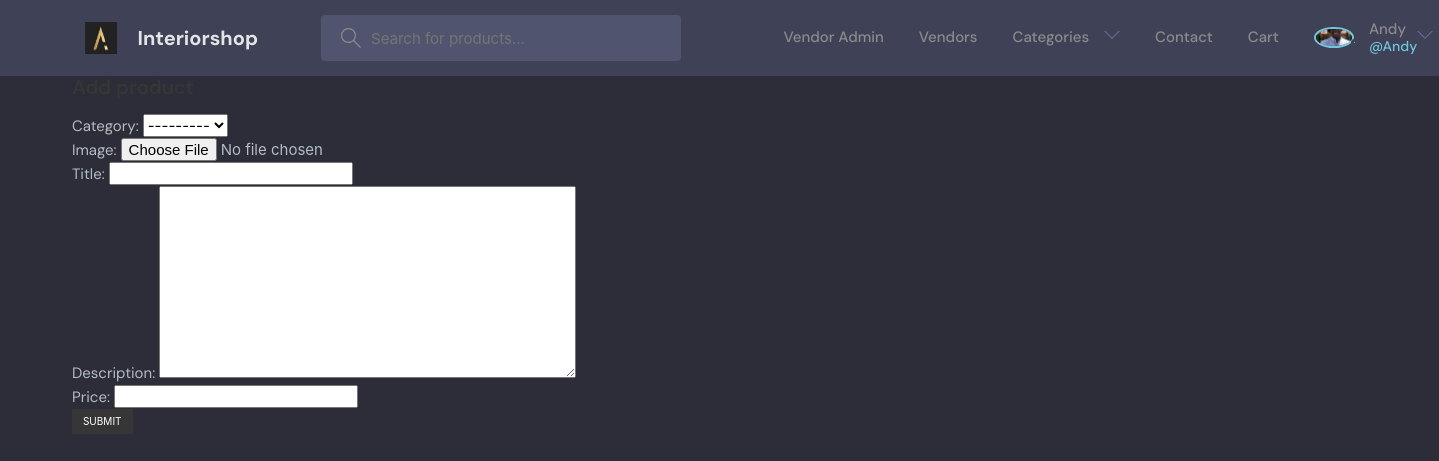
/add-product/ (signed in), run on the app's committed database.
### projectApp/models.py (models this page shows, shortened)
class User(AbstractUser):
    name = models.CharField(max_length=200, null=True)
    email = models.EmailField(unique=True, null=True)
    bio = models.TextField(null=True)
    avatar = models.ImageField(null=True, default="avatar.svg")
    USERNAME_FIELD = 'email'
    REQUIRED_FIELDS = []

class Category(models.Model):
    title = models.CharField(max_length=255)
    slug = models.SlugField(max_length=255)
    ordering = models.IntegerField(default=0)
    class Meta:
        ordering = ['ordering']
    def __str__(self):
        return self.title

### projectApp/views.py (the view)
# urls.py: path('add-product/', add_product, name='add_product'),
@login_required(login_url='login')
def add_product(request):
    if request.method == 'POST':
        form = ProductForm(request.POST, request.FILES)
        if form.is_valid():
            product = form.save(commit=False)
            product.vendor = request.user  # .vendor
            product.slug = slugify(product.title)
            product.save()
            return redirect('vendor_admin')
    else:
        form = ProductForm()
    context = {'form': form}
    return render(request, 'projectApp/add_product.html', context)

### projectApp/forms.py
class ProductForm(ModelForm):
    class Meta:
        model = Product
        fields = ['category', 'image', 'title', 'description', 'price']

### projectApp/cart.py (called while the page is built)
    def __len__(self):
        return sum(item['quantity'] for item in self.cart.values())

### projectApp/context_processors.py (called while the page is built)
def menu_categories(request):
    categories = Category.objects.all()
    return {'menu_categories':categories}

def cart(request):
    return {'cart': Cart(request)}

### projectApp/templates/projectApp/add_product.html (shortened to what this page needs)
{% extends 'emains.html' %}
{% block content %}
<div class="container">
<h1 class = "title">Add product</h1>
<form method = "post" action = "." enctype="multipart/form-data">
    {{ form.as_p }}
    <div class = "field">
        <div class = "control">
            <button class = "button is-dark is-uppercase">Submit</button>
        </div>
    </div>
</form>
</div>
{% endblock content %}

### templates/enavbar.html (shortened to what this page needs)
{% load static %}
<header class="header header--loggedIn">
    <div class="container">
      <a href="{% url 'home' %}" class="header__logo">
        <img src="{% static 'images/favicon.png' %}" />
        <h1>Interiorshop</h1>
      </a>
      <form class="header__search" method = "get" action = "{% url 'search' %}">
        <label>
          <input name = "q" placeholder="Search for products..." />
        </label>
      </form>
        <nav class="header__menu">
        {% if request.user.is_authenticated %}
        <div class="header__user">
            <a href = "{% url 'vendor_admin' %}" class = "navbar-item">Vendor Admin</a>
        <a href="{% url 'vendors' %}" class = "navbar-item">Vendors</a>
        <a class = "navbar-item">Categories<button class="dropdown-button">
            <svg version="1.1" xmlns="http://www.w3.org/2000/svg" width="32" height="32" viewBox="0 0 32 32">
              <title>chevron-down</title>
              <path d="M16 21l-13-13h-3l16 16 16-16h-3l-13 13z"></path>
            </svg>
          </button>
        </a>
        <a href = "{% url 'contact' %}" class = "navbar-item">Contact</a>
        <a href = "{% url 'cart' %}" class = "navbar-item">Cart{% if cart %} ({{cart|length}}){% endif %}</a>
        <div class = "navbar-item">
          <a href="{% url 'update-user' %}" >
            <div class="avatar avatar--medium active">
              <img src="{{request.user.avatar.url}}" />
            </div>
            <p>{{request.user.username}} <span>@{{request.user.username}}</span></p>
          </a>
          <button class="dropdown-button">
            <svg version="1.1" xmlns="http://www.w3.org/2000/svg" width="32" height="32" viewBox="0 0 32 32">
              <title>chevron-down</title>
              <path d="M16 21l-13-13h-3l16 16 16-16h-3l-13 13z"></path>
            </svg>
          </button>
        </div>
        </div>
            {% else %}
        <a href="{% url 'login' %}">
          <img src="{% static 'images/avatar.svg' %}" />
          <p>Login</p>
        </a>
        {%  endif %}
    </div>
  </header>

### static/styles/base.css (style rules this page uses)
.input, .button { border-radius:0; }

### static/styles/emains.css (style rules this page uses)
:root { --color-main: #71c6dd; --color-main-light: #e1f6fb; --color-dark: #3f4156; --color-dark-medium: #51546e; --color-dark-light: #696d97; --color-light: #e5e5e5; --color-gray: #8b8b8b; --color-light-gray: #b2bdbd; --color-bg: #2d2d39; --color-success: #5dd693; --color-error: #fc4b0b; }
* { font-family: "DM Sans", -apple-system, BlinkMacSystemFont, "Segoe UI", Roboto, Oxygen, Ubuntu, Cantarell, "Open Sans", "Helvetica Neue", sans-serif; margin: 0; padding: 0; box-sizing: border-box; text-rendering: optimizeLegibility; font-size: inherit; }
html { font-size: 56.25%; }
@media only screen and (min-width: 1200px) { html { font-size: 62.5%; } }
body { line-height: 1.6; font-weight: 400; font-size: 1.5rem; color: var(--color-light-gray); background-color: var(--color-bg); min-height: 100vh; }
img { width: 100%; }
a { display: inline-block; color: var(--color-main); text-decoration: none; }
.container { max-width: 120rem; width: 90%; margin: auto; }
.avatar { position: relative; display: inline-block; border-radius: 50%; border: 2px solid var(--color-main); }
.avatar img { display: block; border-radius: 50%; object-fit: cover; object-position: center; }
.avatar::after { content: ""; display: block; position: absolute; background-color: var(--color-gray); z-index: 111; border-radius: 50%; border: 0.3rem solid var(--color-dark); }
.avatar.active::after { background-color: var(--color-success); }
.avatar.avatar--medium img { width: 3.6rem; height: 3.6rem; border-radius: 50%; }
.avatar.avatar--medium:after { width: 0.7rem; height: 0.7rem; bottom: 0px; right: -6px; }
.header { padding: 1.5rem; background-color: var(--color-dark); }
.header > .container { display: flex; gap: 9.5rem; }
.header__logo, .header__user { display: flex; gap: 2rem; align-items: center; }
.header__logo > img { height: 3.2rem; width: 3.2rem; }
.header__logo > h1 { font-weight: 700; font-size: 2rem; color: var(--color-light); }
.header__search > label { background-color: var(--color-dark-medium); padding: 1.3rem 1rem; display: flex; align-items: center; gap: 1rem; border-radius: 4px; }
.header__search svg { fill: var(--color-gray); width: 2rem; height: 2rem; margin-left: 1rem; }
.header__search input { width: 30rem; background: transparent; border: none; outline: none; color: var(--color-light); }
.header__menu { margin-left: auto; position: relative; }
.header__menu a { display: flex; gap: 1.5rem; align-items: center; font-weight: 500; text-decoration: none; color: var(--color-gray); }
.header__menu img { height: 3.6rem; }
.header__menu p { line-height: 1.2; }
.header__menu span { color: var(--color-main); font-weight: 500; font-size: 1.4rem; display: block; }
.header__menu svg { width: 1.6rem; height: 1.6rem; fill: var(--color-dark-light); }
.dropdown-button { background: transparent; border: 0; outline: 0; cursor: pointer; }

### data on the page
User: user.avatar (picture), user.username "Andy"
